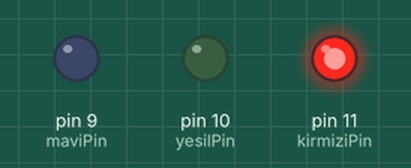
Recording of a sketch running on a simulated Arduino Uno, built with avr-gcc and run on an emulated ATmega328P. Shown: output pins drawn as LEDs (lit = HIGH).

Above: at 0.2 s.
At 1.2 s:
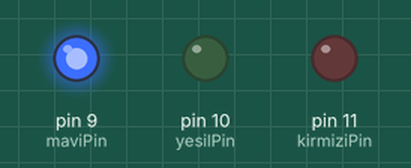
At 1.7 s:
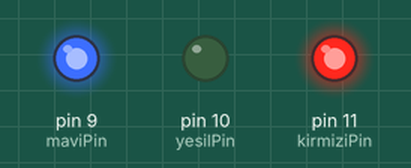
At 2.2 s:
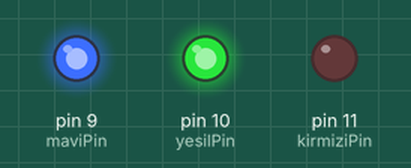
At 3.7 s:
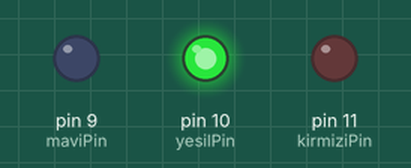
At 5.7 s:
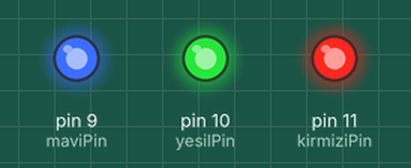
Timing chart, 0 to 6.9 s (numbered marks = the images above):
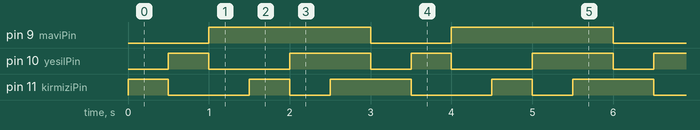

The sketch:

RGB_LED.ino
```cpp
//Ortak Anot RGB LED için Arduino Kodu

//RGB LED'imizin bacaklarını Arduino'da bağladığımız pinlere göre global değişken olarak atadık.
int kirmiziPin = 11; //Kırmızı bacak 11 numaralı pine
int yesilPin = 10; //yeşil bacak 10 numaralı pine
int maviPin = 9; //mavi bacak 9 numaralı pine

void setup(){
  pinMode(kirmiziPin, OUTPUT); //kirmiziPin(9) çıkış pini olarak atadık
  pinMode(yesilPin, OUTPUT); //yesilPin(10) çıkış pini olarak atadık
  pinMode(maviPin, OUTPUT);} //mavi(11) çıkış pini olarak atadık

  void loop(){

    RGB_renk (255,0,0);
    delay(500);
    RGB_renk(0,255,0);
    delay(500);
    RGB_renk(0,0,255);
    delay(500);
    RGB_renk(255,0,255);
    delay(500);
    RGB_renk(0,255,255);
    delay(500);
    RGB_renk(255,255,255);
    delay(500);

    }

  void RGB_renk( int red_value, int green_value, int blue_value){
    analogWrite (kirmiziPin, red_value);
    analogWrite (yesilPin, green_value);
    analogWrite (maviPin, blue_value);

  }
```

Measured:
- by itself, pin 9 (maviPin): alternates HIGH for 2.0 s and LOW for 1.0 s
- by itself, pin 10 (yesilPin): repeats every 3.0 s: LOW 1.0 s, HIGH 1.0 s, LOW 0.50 s, HIGH 0.50 s
- by itself, pin 11 (kirmiziPin): repeats every 3.0 s: LOW 1.0 s, HIGH 0.50 s, LOW 0.50 s, HIGH 1.0 s
